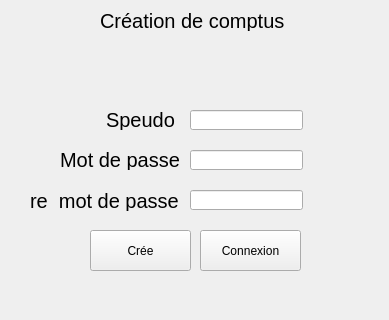
<?xml version="1.0" encoding="UTF-8"?>
<ui version="4.0">
 <class>Form</class>
 <widget class="QWidget" name="Form">
  <property name="geometry">
   <rect>
    <x>0</x>
    <y>0</y>
    <width>389</width>
    <height>320</height>
   </rect>
  </property>
  <property name="windowTitle">
   <string>Form</string>
  </property>
  <widget class="QPushButton" name="pushButton">
   <property name="geometry">
    <rect>
     <x>90</x>
     <y>230</y>
     <width>101</width>
     <height>41</height>
    </rect>
   </property>
   <property name="text">
    <string>Crée</string>
   </property>
  </widget>
  <widget class="QPushButton" name="pushButton_2">
   <property name="geometry">
    <rect>
     <x>200</x>
     <y>230</y>
     <width>101</width>
     <height>41</height>
    </rect>
   </property>
   <property name="text">
    <string>Connexion</string>
   </property>
  </widget>
  <widget class="QLabel" name="label">
   <property name="geometry">
    <rect>
     <x>110</x>
     <y>80</y>
     <width>161</width>
     <height>20</height>
    </rect>
   </property>
   <property name="text">
    <string/>
   </property>
  </widget>
  <widget class="QLineEdit" name="lineEdit">
   <property name="geometry">
    <rect>
     <x>190</x>
     <y>150</y>
     <width>113</width>
     <height>20</height>
    </rect>
   </property>
  </widget>
  <widget class="QLineEdit" name="lineEdit_2">
   <property name="geometry">
    <rect>
     <x>190</x>
     <y>190</y>
     <width>113</width>
     <height>20</height>
    </rect>
   </property>
  </widget>
  <widget class="QLineEdit" name="lineEdit_3">
   <property name="geometry">
    <rect>
     <x>190</x>
     <y>110</y>
     <width>113</width>
     <height>20</height>
    </rect>
   </property>
  </widget>
  <widget class="QLabel" name="label_2">
   <property name="geometry">
    <rect>
     <x>106</x>
     <y>110</y>
     <width>71</width>
     <height>20</height>
    </rect>
   </property>
   <property name="font">
    <font>
     <pointsize>15</pointsize>
    </font>
   </property>
   <property name="text">
    <string>Speudo</string>
   </property>
  </widget>
  <widget class="QLabel" name="label_3">
   <property name="geometry">
    <rect>
     <x>60</x>
     <y>150</y>
     <width>121</width>
     <height>20</height>
    </rect>
   </property>
   <property name="font">
    <font>
     <pointsize>15</pointsize>
    </font>
   </property>
   <property name="text">
    <string>Mot de passe</string>
   </property>
  </widget>
  <widget class="QLabel" name="label_4">
   <property name="geometry">
    <rect>
     <x>30</x>
     <y>190</y>
     <width>161</width>
     <height>21</height>
    </rect>
   </property>
   <property name="font">
    <font>
     <pointsize>15</pointsize>
    </font>
   </property>
   <property name="text">
    <string>re  mot de passe</string>
   </property>
  </widget>
  <widget class="QLabel" name="label_5">
   <property name="geometry">
    <rect>
     <x>100</x>
     <y>10</y>
     <width>191</width>
     <height>21</height>
    </rect>
   </property>
   <property name="font">
    <font>
     <pointsize>15</pointsize>
    </font>
   </property>
   <property name="text">
    <string>Création de comptus</string>
   </property>
  </widget>
 </widget>
 <resources/>
 <connections/>
</ui>
